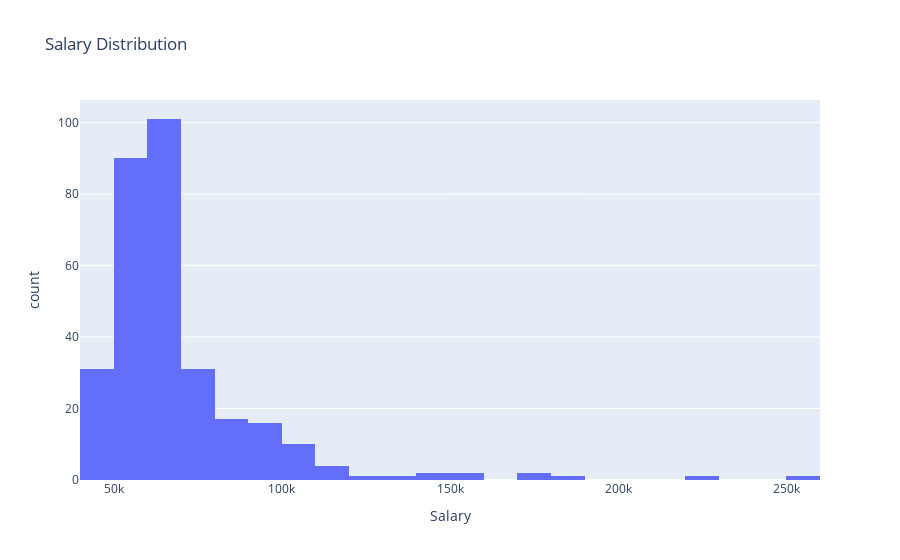

Write notebook code for a chart like this one.
### Markdown cell above
---

### 🎯 Exercise 6: Salary histogram

#### 👇 Tasks

- ✔️ Draw a histogram of `Salary` in `df_hr`.
- ✔️ Store your figure to a variable named `fig`.
- ✔️ Add an appropriate title to your figure.
- ✔️ Display the figure using `fig.show()`

### Code cell
# YOUR CODE BEGINS
fig = px.histogram(df_hr, x="Salary", title="Salary Distribution")
fig.show()
# YOUR CODE ENDS

### Figure 1 — Plotly figure (JSON) as saved in the notebook; plotly's stock layout.template omitted (floating-point values rounded to 4 significant figures; data arrays with more than 128 entries replaced by an {"elided": "..."} marker saying what was removed)
{"data": [{"alignmentgroup": "True", "bingroup": "x", "hovertemplate": "Salary=%{x}<br>count=%{y}<extra></extra>", "legendgroup": "", "marker": {"color": "#636efa", "pattern": {"shape": ""}}, "name": "", "offsetgroup": "", "orientation": "v", "showlegend": false, "type": "histogram", "x": {"elided": "311 int values"}, "xaxis": "x", "yaxis": "y"}], "layout": {"barmode": "relative", "legend": {"tracegroupgap": 0}, "title": {"text": "Salary Distribution"}, "xaxis": {"anchor": "y", "domain": [0, 1], "title": {"text": "Salary"}}, "yaxis": {"anchor": "x", "domain": [0, 1], "title": {"text": "count"}}}}
